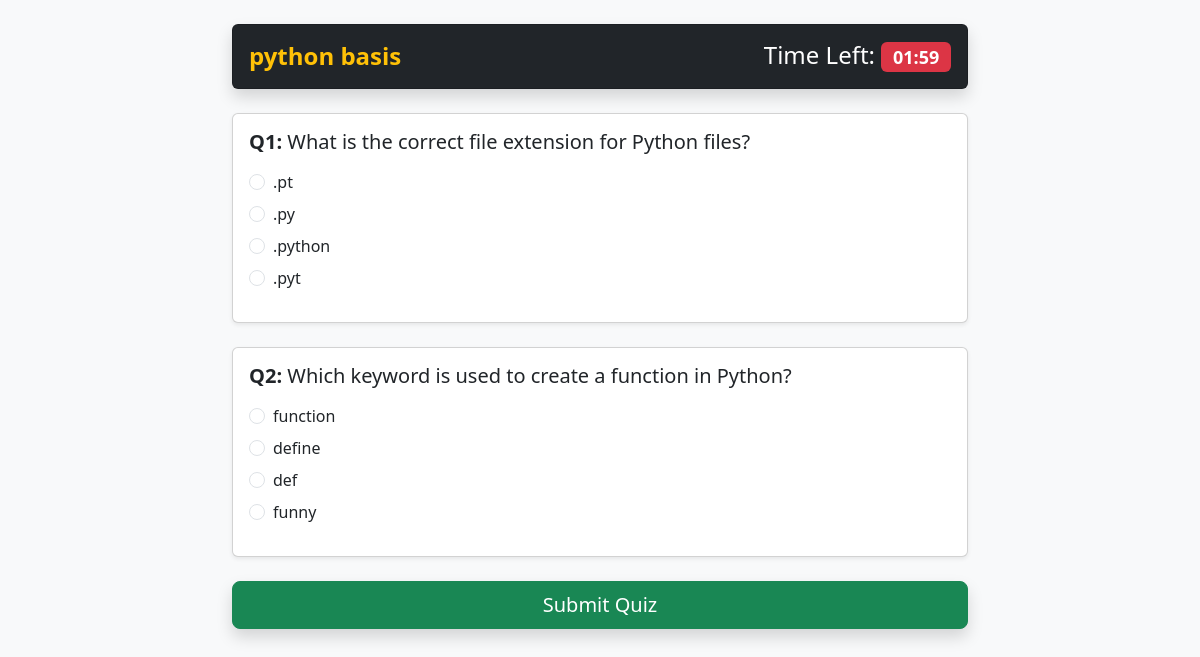
Screenshot of /quiz/1/ (signed in) with the database file from the repository.
### quiz_app/models.py (models this page shows, shortened)
class Quiz(models.Model):
    title = models.CharField(max_length=200)       # Name of the quiz (e.g., Python Basics)
    time_limit = models.IntegerField()             # Time allowed in minutes (e.g., 5)

class Question(models.Model):
    quiz = models.ForeignKey(Quiz, on_delete=models.CASCADE) # Links this question to a specific quiz
    question_text = models.TextField()                       # The actual question
    option_a = models.CharField(max_length=200)
    option_b = models.CharField(max_length=200)
    option_c = models.CharField(max_length=200)
    option_d = models.CharField(max_length=200)
    correct_option = models.CharField(max_length=1)          # Stores 'A', 'B', 'C', or 'D'

### quiz_app/views.py (the view)
# urls.py: path('quiz/<int:quiz_id>/', views.start_quiz, name='start_quiz'),       # 2. क्विज़ खेलने वाला पेज
@login_required(login_url='/admin/login/')
def start_quiz(request, quiz_id):
    quiz = get_object_or_404(Quiz, pk=quiz_id)
    questions = Question.objects.filter(quiz=quiz)
    return render(request, 'quiz_app/start_quiz.html', {'quiz': quiz, 'questions': questions})

### quiz_app/templates/quiz_app/start_quiz.html (shortened to what this page needs)
<!DOCTYPE html>
<html lang="en">
<head>
    <link href="https://cdn.jsdelivr.net/npm/bootstrap@5.3.0/dist/css/bootstrap.min.css" rel="stylesheet">
</head>
<body class="bg-light">
    <div class="container my-4">
        <div class="row justify-content-center">
            <div class="col-md-8">
                <div class="card bg-dark text-white shadow sticky-timer mb-4">
                    <div class="card-body d-flex justify-content-between align-items-center">
                        <h4 class="mb-0 text-warning fw-bold">{{ quiz.title }}</h4>
                        <h4 class="mb-0">Time Left: <span id="timer" class="badge bg-danger">00:00</span></h4>
                    </div>
                </div>
                <form id="quizForm" method="POST" action="{% url 'submit_quiz' quiz.id %}">
                    {% for q in questions %}
                    <div class="card shadow-sm mb-4">
                        <div class="card-body">
                            <h5 class="card-title mb-3"><strong>Q{{ forloop.counter }}:</strong> {{ q.question_text }}</h5>
                            <div class="form-check mb-2">
    <input class="form-check-input" type="radio" name="question_{{ q.id }}" value="A" id="q_{{ q.id }}_A">
    <label class="form-check-input-label" for="q_{{ q.id }}_A">{{ q.option_a }}</label>
</div>
<div class="form-check mb-2">
    <input class="form-check-input" type="radio" name="question_{{ q.id }}" value="B" id="q_{{ q.id }}_B">
    <label class="form-check-input-label" for="q_{{ q.id }}_B">{{ q.option_b }}</label>
</div>
<div class="form-check mb-2">
    <input class="form-check-input" type="radio" name="question_{{ q.id }}" value="C" id="q_{{ q.id }}_C">
    <label class="form-check-input-label" for="q_{{ q.id }}_C">{{ q.option_c }}</label>
</div>
<div class="form-check mb-3">
    <input class="form-check-input" type="radio" name="question_{{ q.id }}" value="D" id="q_{{ q.id }}_D">
    <label class="form-check-input-label" for="q_{{ q.id }}_D">{{ q.option_d }}</label>
</div>
                        </div>
                    </div>
                    {% endfor %}
                    <button type="submit" class="btn btn-success btn-lg w-100 shadow mb-5">Submit Quiz</button>
                </form>
            </div>
        </div>
    </div>
</body>
</html>

### quiz_app/templates/quiz_app/start_quiz.html (style rules this page uses)
body { -webkit-user-select: none; -moz-user-select: none; -ms-user-select: none; user-select: none; }
.sticky-timer { position: sticky; top: 10px; z-index: 1000; }

### rows the page displays
Quiz: title "python basis"
Question: question_text "What is the correct file extension for Python files?", option_a ".pt", option_b ".py", option_c ".python", option_d ".pyt"
Question: question_text "Which keyword is used to create a function in Python?", option_a "function", option_b "define", option_c "def", option_d "funny"
